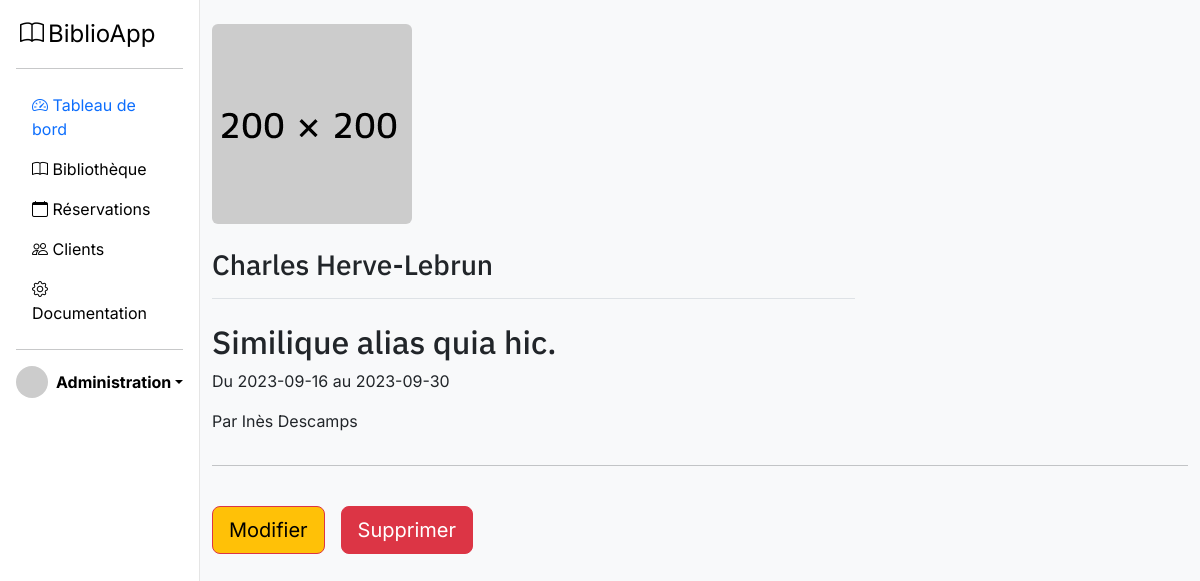
/reservation.php?id=3, run on the app's committed database.
### tables this page shows
CREATE TABLE IF NOT EXISTS `clients_books_reservations` (
  `id` int NOT NULL AUTO_INCREMENT,
  `book_id` int DEFAULT NULL,
  `client_id` int DEFAULT NULL,
  `date_start` date DEFAULT NULL,
  `date_end` date DEFAULT NULL,
  `date_return` date DEFAULT NULL,
  `isClosed` tinyint(1) DEFAULT NULL,
  `isArchived` tinyint(1) DEFAULT NULL,
  PRIMARY KEY (`id`),
  KEY `book_id` (`book_id`),
  KEY `client_id` (`client_id`)
);

CREATE TABLE IF NOT EXISTS `book` (
  `id` int NOT NULL AUTO_INCREMENT,
  `title` varchar(255) NOT NULL,
  `author` varchar(255) NOT NULL,
  `description` text,
  `cover` varchar(255) DEFAULT NULL,
  `category` varchar(255) NOT NULL,
  `price` int DEFAULT NULL,
  `year` int NOT NULL,
  `editor` varchar(255) DEFAULT NULL,
  `language` varchar(255) DEFAULT NULL,
  `pages` int DEFAULT NULL,
  `format` varchar(255) DEFAULT NULL,
  `isbn` varchar(13) NOT NULL,
  `active` tinyint(1) DEFAULT NULL,
  `slug` varchar(255) NOT NULL,
  PRIMARY KEY (`id`)
);

CREATE TABLE IF NOT EXISTS `clients` (
  `id` int NOT NULL AUTO_INCREMENT,
  `firstname` varchar(255) NOT NULL,
  `lastname` varchar(255) NOT NULL,
  `address` varchar(255) DEFAULT NULL,
  `city` varchar(255) DEFAULT NULL,
  `country` varchar(255) DEFAULT NULL,
  `year` int NOT NULL,
  `deposit` tinyint(1) DEFAULT NULL,
  PRIMARY KEY (`id`)
);

### classes/Reservation.php (called while the page is built, shortened)
<?php
class Reservation {
    public static function getOneReservation($id): array
        {
           $sql = "SELECT cbr.*, c.firstname, c.lastname, b.title, b.author  FROM clients_books_reservations AS cbr
           LEFT JOIN clients AS c ON cbr.client_id = c.id
           LEFT JOIN book AS b ON cbr.book_id = b.id
           WHERE cbr.id = :id ;";
           $db = Connect::connect();
           $query = $db->prepare($sql);
            $query->bindValue(':id', $id , PDO::PARAM_INT);
           $query->execute();
           $reservation = $query->fetch(
                    PDO::FETCH_ASSOC
                );
           return $reservation;
        }
}

### reservation.php (the view, shortened to what this page needs)
<?php
require_once 'classes/Reservation.php';
require 'templates/header.html.php';
$reservation = Reservation::getOneReservation($_GET['id']);
?>
<main role="main" class="container">
    <div class="row">
        <div class="col-md-8 blog-main">
                <div class="mt-4">
                    <img src="/assets/images/dummy-200x200.png" class="rounded float-right" alt="COVER" style="width: 200px; height: 200px;">
                </div>
            <br>
            <h3 class="pb-3 mb-4 font-italic border-bottom">
                <?= $reservation['author'] ?>
            </h3>
            <div class="blog-post">
                <h2 class="blog-post-title"><?= $reservation['title'] ?></h2>
                <p class="blog-post-meta">Du <?= $reservation['date_start'] ?> au  <?= $reservation['date_end'] ?></p>
                <p class="blog-post-meta">Par  <?= $reservation['firstname'] . " " . $reservation['lastname'] ?></p>
            </div>
        </div>
    </div>
    <hr>
    <br>
<div class="d-flex gap-3">
    <button type="button" class="btn btn-outline-danger btn-lg text-bg-warning" data-bs-toggle="modal" data-bs-target="#editReservation">
        Modifier
    </button>
    <form method="POST">
        <input name="delete" type="submit" class="btn btn-lg btn-danger" value="Supprimer">
    </form>
</div>
<?php require 'templates/footer.html.php'; ?>

### assets/css/style.css (style rules this page uses)
body { background-color: #f8f9fa; font-family: 'Inter', sans-serif; }
h1, h2, h3, h4, h5, h6 { font-family: 'IBM Plex Sans', sans-serif; }

### data on the page
clients_books_reservations: book.author "Charles Herve-Lebrun", book.title "Similique alias quia hic.", date_start "2023-09-16", date_end "2023-09-30", clients.firstname "Inès", clients.lastname "Descamps"
